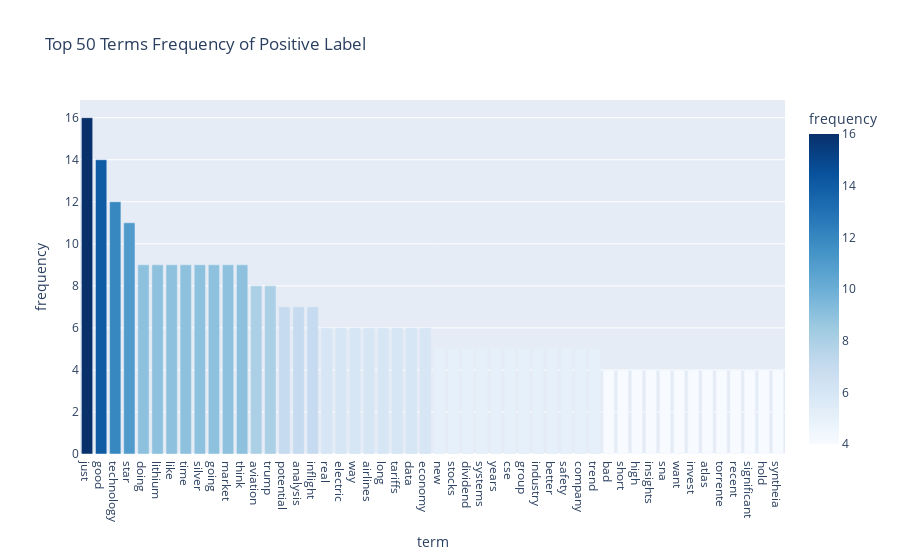

Write notebook code for a chart like this one.
### Markdown cell above
### Figure 1
生成正向情緒 (label==1.0)的詞頻率排序前50的詞彙 

同時還去掉了停用詞

### Code cell
# Answer here

#取出 label==1.0 的正向詞彙
positive_df = stock_df[stock_df['label']==1.0]

#重新vectorize 
count_vect = CountVectorizer(stop_words="english") #去除停用詞
positive_counts = count_vect.fit_transform(positive_df['text'])

#算詞頻，取前50最常出現的詞

terms = count_vect.get_feature_names_out()
freqs = np.asarray(positive_counts.sum(axis=0)).ravel()
top_n = 50
df_terms = pd.DataFrame({"term": terms, "frequency": freqs})
df_top = df_terms.sort_values("frequency", ascending=False).head(top_n)

print(df_top.head())

fig = px.bar(df_top, 
             x="term", 
             y="frequency", 
             color="frequency", 
             color_continuous_scale="Blues", 
             title=f"Top {top_n} Terms Frequency of Positive Label")
fig.show()

### Figure 1 — Plotly figure (JSON) as saved in the notebook; plotly's stock layout.template omitted (floating-point values rounded to 4 significant figures)
{"data": [{"hovertemplate": "term=%{x}<br>frequency=%{marker.color}<extra></extra>", "legendgroup": "", "marker": {"color": [16, 14, 12, 11, 9, 9, 9, 9, 9, 9, 9, 9, 8, 8, 7, 7, 7, 6, 6, 6, 6, 6, 6, 6, 6, 5, 5, 5, 5, 5, 5, 5, 5, 5, 5, 5, 5, 4, 4, 4, 4, 4, 4, 4, 4, 4, 4, 4, 4, 4], "coloraxis": "coloraxis", "pattern": {"shape": ""}}, "name": "", "orientation": "v", "showlegend": false, "textposition": "auto", "type": "bar", "x": ["just", "good", "technology", "star", "doing", "lithium", "like", "time", "silver", "going", "market", "think", "aviation", "trump", "potential", "analysis", "inflight", "real", "electric", "way", "airlines", "long", "tariffs", "data", "economy", "new", "stocks", "dividend", "systems", "years", "cse", "group", "industry", "better", "safety", "company", "trend", "bad", "short", "high", "insights", "sna", "want", "invest", "atlas", "torrente", "recent", "significant", "hold", "syntheia"], "xaxis": "x", "y": [16, 14, 12, 11, 9, 9, 9, 9, 9, 9, 9, 9, 8, 8, 7, 7, 7, 6, 6, 6, 6, 6, 6, 6, 6, 5, 5, 5, 5, 5, 5, 5, 5, 5, 5, 5, 5, 4, 4, 4, 4, 4, 4, 4, 4, 4, 4, 4, 4, 4], "yaxis": "y"}], "layout": {"barmode": "relative", "coloraxis": {"colorbar": {"title": {"text": "frequency"}}, "colorscale": [[0, "rgb(247,251,255)"], [0.125, "rgb(222,235,247)"], [0.25, "rgb(198,219,239)"], [0.375, "rgb(158,202,225)"], [0.5, "rgb(107,174,214)"], [0.625, "rgb(66,146,198)"], [0.75, "rgb(33,113,181)"], [0.875, "rgb(8,81,156)"], [1, "rgb(8,48,107)"]]}, "legend": {"tracegroupgap": 0}, "title": {"text": "Top 50 Terms Frequency of Positive Label"}, "xaxis": {"anchor": "y", "domain": [0, 1], "title": {"text": "term"}}, "yaxis": {"anchor": "x", "domain": [0, 1], "title": {"text": "frequency"}}}}
